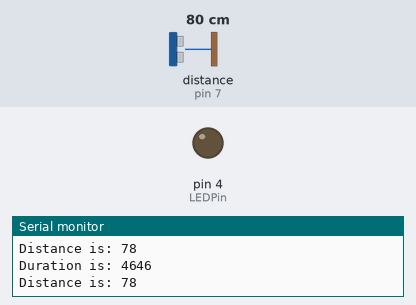
The sketch below on a simulated Arduino Uno, built with avr-gcc and run on an emulated ATmega328P. On the bench: output pins drawn as LEDs (lit = HIGH), the last lines printed to the serial monitor. Wiring (inferred from the names in the program): ultrasonic range finder: trigger pin 13; echo pin 7. The inputs (shaded band) are chosen by the test bench; at power-on: distance to the obstacle (sensor on pin 7) 80 cm. The echo pulse lasts 58.3 µs per cm; pins used as bus, display or sensor lines are not drawn.

Above: at 1.3 s.
1.4 s: distance to the obstacle (sensor on pin 7) set to 8 cm
2.9 s: distance to the obstacle (sensor on pin 7) set to 5 cm
At 4.1 s:
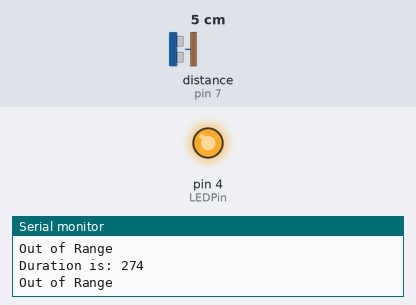
4.5 s: distance to the obstacle (sensor on pin 7) set to 9 cm
At 5.4 s:
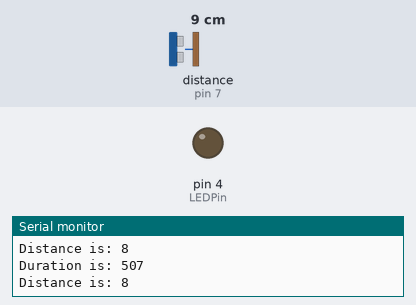
6.0 s: distance to the obstacle (sensor on pin 7) set to 2 cm
At 6.7 s:
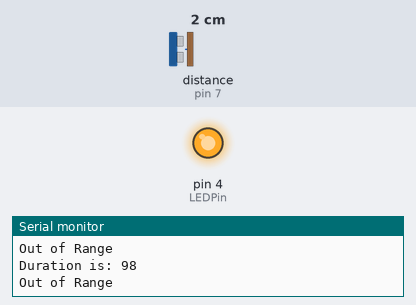
Timing chart, 0 to 8.5 s (numbered marks = the images above; inputs shaded):
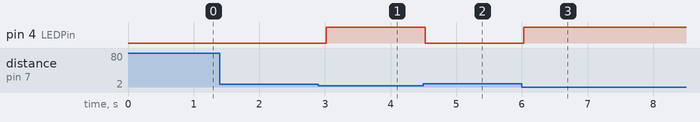

The sketch:

ultrasonic_sensor_test.ino
```cpp
#define echoPin 7 // Echo Pin
#define trigPin 13 // Trigger Pin
#define LEDPin 4 // Onboard LED

int maximumRange = 300; // Maximum range needed
int minimumRange = 5; // Minimum range needed
long duration;
long distance; // Duration used to calculate distance

void setup() {
 Serial.begin (9600);
 pinMode(trigPin, OUTPUT);
 pinMode(echoPin, INPUT);
 pinMode(LEDPin, OUTPUT); // Use LED indicator (if required)
}

void loop() {
/* The following trigPin/echoPin cycle is used to determine the
 distance of the nearest object by bouncing soundwaves off of it. */
 digitalWrite(trigPin, LOW);
 delayMicroseconds(2);

 digitalWrite(trigPin, HIGH);
 delayMicroseconds(10);

 digitalWrite(trigPin, LOW);
 duration = pulseIn(echoPin, HIGH);

 //Calculate the distance (in cm) based on the speed of sound.
 distance = duration * 0.017;
 Serial.print("Duration is: ");
 Serial.println(duration);

 if (distance >= maximumRange || distance <= minimumRange){
 /* Send a negative number to computer and Turn LED ON
 to indicate "out of range" */
 Serial.println("Out of Range");
 digitalWrite(LEDPin, HIGH);
 }
 else {
 /* Send the distance to the computer using Serial protocol, and
 turn LED OFF to indicate successful reading. */
 Serial.print("Distance is: ");
 Serial.println(distance);
 digitalWrite(LEDPin, LOW);
 }

 //Delay 50ms before next reading.
 delay(500);
}
```

Measured:
- the behaviour switches between 7 and 6 cm on distance to the obstacle (sensor on pin 7) (found by bisection; images 0 and 1)
- after the input at 2.9 s, pin 4 (LEDPin): LOW → HIGH after 0.12 s
- after the input at 4.5 s, pin 4 (LEDPin): HIGH → LOW at once
- after the input at 6.0 s, pin 4 (LEDPin): LOW → HIGH at once
